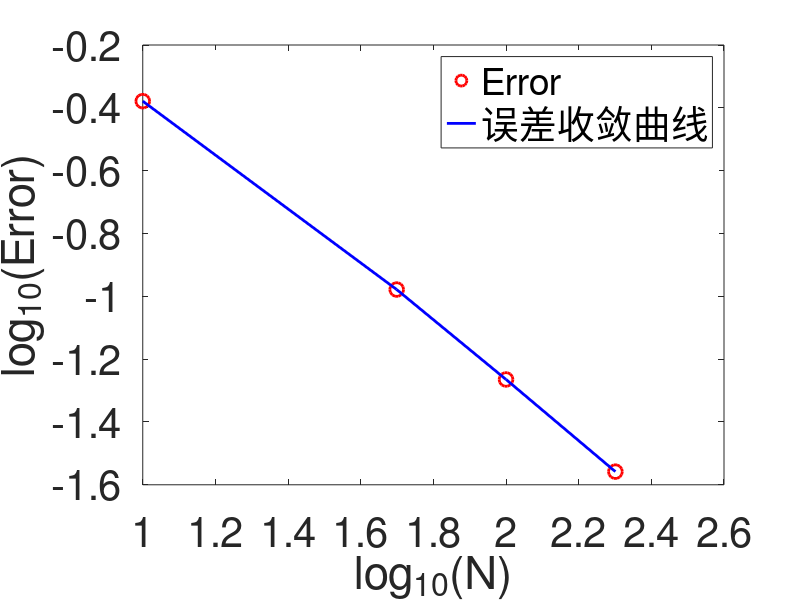

The MATLAB source for this figure:
clc,clear,close all;
N=[10,50,100,200]; %N为取区间个数（自由度）
ch=length(N);
for j=1:ch
%解Ax=f
%先算A
L=-1;R=1;
h(j)=(R-L)/N(j);
t=L:h(j):R;
A=zeros(N(j),N(j));vf=zeros(N(j),1);
r=@(x) exp(x);q=@(x) x^2;
f=@(x) 1-(1+x^2)*exp(-x);
al=1;bl=1;ar=1;br=1;cl=0;cr=0;
temp1=zeros(N(j)-2,1);%主对角
temp2=zeros(N(j)-2,1);%下次主对角
temp3=zeros(N(j)-2,1);%上次主对角
for i=1:N(j)-2
    temp1(i)=r(t(i))*h(j)^2+2;
    temp2(i)=-q(t(i))*h(j)/2-1;
    temp3(i)=q(t(i))*h(j)/2-1;
end
A(1,1)=2*al*h(j)-3*bl;A(1,2)=4*bl;A(1,3)=-bl;
A(N(j),N(j)-2)=br;A(N(j),N(j)-1)=-4*br;A(N(j),N(j))=3*br+2*ar*h(j);
vf(1)=h(j)*cl;vf(N(j))=h(j)*cr;
for i=2:N(j)-1
    A(i,i)=temp1(i-1);
    A(i,i-1)=temp2(i-1);
    A(i,i+1)=temp3(i-1);
    vf(i)=f(t(i))*h(j)^2;
end
c=A\vf;
tru=zeros(N(j),1);
ftru=@(x) exp(-x);
for i=1:N(j)
    tru(i)=ftru(t(i+1));
end
err=abs(c-tru);
maxerr(j)=max(err);
end
N=log10(N);
maxerr=log10(maxerr);
figure
fig1=plot(N,maxerr,'or',N,maxerr,'-b');
set(fig1,'markersize',12);
set(fig1,'LineWidth',2,'markersize',10); 
set(gca,'FontSize',30);
xlabel('log_{10}(N)'); ylabel('log_{10}(Error)');
legend('Error','误差收敛曲线')